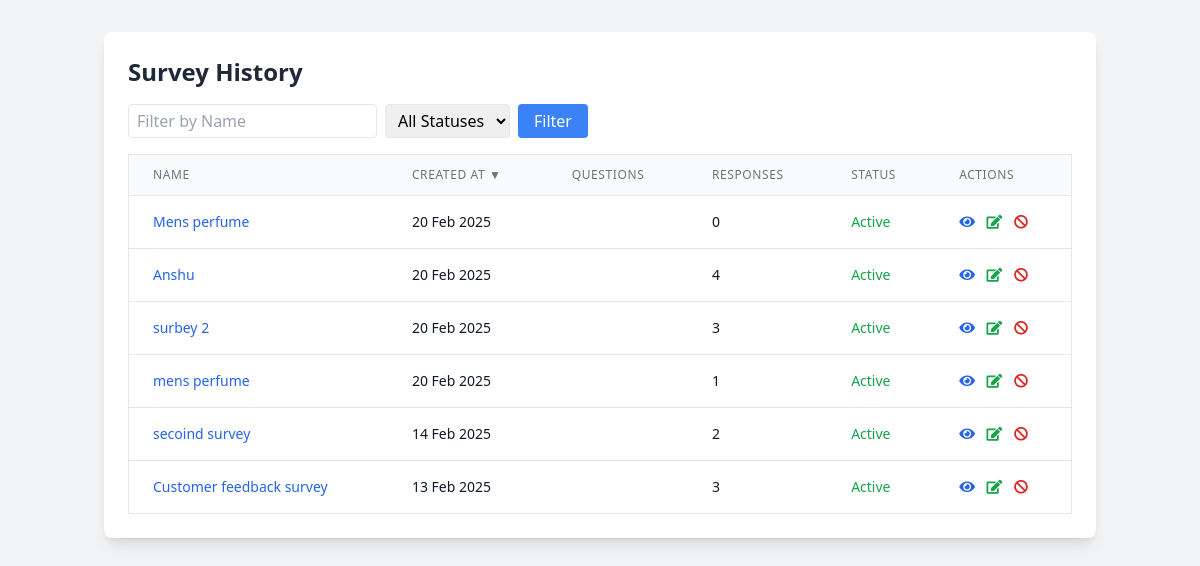
The page /survey/survey/history/ (signed in) on the database its author committed.
### surveys/models.py (models this page shows, shortened)
class Survey(models.Model):
    title = models.CharField(max_length=200)
    description = models.TextField(blank=True, null=True)
    user = models.ForeignKey(
        settings.AUTH_USER_MODEL,
        on_delete=models.CASCADE,
        related_name='surveys',
        null=True  # Allow existing surveys to remain
    )
    created_at = models.DateTimeField(auto_now_add=True)
    updated_at = models.DateTimeField(auto_now=True)
    unique_link = models.CharField(max_length=16, unique=True, blank=True)
    external_link = models.CharField(max_length=16, unique=True, blank=True, null=True)
    max_external_responses = models.PositiveIntegerField(null=True, blank=True)
    external_response_count = models.PositiveIntegerField(default=0)
    is_active = models.BooleanField(default=True)  # New field to track survey activation status
    expiry_datetime = models.DateTimeField(null=True, blank=True)
    is_expired = models.BooleanField(default=False)
    points = models.IntegerField(default=0)

### surveys/views.py (the view)
# urls.py: path('survey/history/', SurveyHistoryView.as_view(), name='survey_history'),
class SurveyHistoryView(LoginRequiredMixin, View):
    def get(self, request):
        sort_by = request.GET.get('sort', 'created_at')
        sort_order = request.GET.get('order', 'desc')
        name_filter = request.GET.get('name', '')
        status_filter = request.GET.get('status', '')
        surveys = Survey.objects.filter(user=request.user)
        if name_filter:
            surveys = surveys.filter(title__icontains=name_filter)
        if status_filter:
            surveys = surveys.filter(is_active=(status_filter == 'active'))
        if sort_order == 'asc':
            surveys = surveys.order_by(sort_by)
        else:
            surveys = surveys.order_by(f'-{sort_by}')
        surveys = surveys.annotate(
            num_responses=Count('responses'),
        )
        context = {
            'surveys': surveys,
            'sort_by': sort_by,
            'sort_order': sort_order,
            'name_filter': name_filter,
            'status_filter': status_filter,
        }
        return render(request, 'surveys/survey_history.html', context)

### templates/surveys/survey_history.html (shortened to what this page needs)
<!DOCTYPE html>
<html lang="en">
<head>
    <script src="https://cdn.tailwindcss.com"></script>
    <link rel="stylesheet" href="https://cdnjs.cloudflare.com/ajax/libs/font-awesome/5.15.4/css/all.min.css">
</head>
<body class="bg-gray-100 min-h-screen">
    <div class="container mx-auto px-4 py-8">
        <div class="bg-white rounded-lg shadow-lg p-6">
            <h2 class="text-2xl font-semibold text-gray-800 mb-4">Survey History</h2>
            <form method="get" class="mb-4 flex space-x-2">
                <input type="text" name="name" placeholder="Filter by Name"
                       value="{{ name_filter }}"
                       class="px-2 py-1 border rounded">
                <select name="status" class="px-2 py-1 border rounded">
                    <option value="">All Statuses</option>
                </select>
                <button type="submit" class="px-4 py-1 bg-blue-500 text-white rounded">Filter</button>
            </form>
            <div class="overflow-x-auto">
                <table class="min-w-full bg-white border border-gray-200">
                    <thead>
                        <tr class="bg-gray-50">
                            <th class="px-6 py-3 border-b border-gray-200 text-left text-xs leading-4 font-medium text-gray-500 uppercase tracking-wider">
                                <a href="?sort=title&order={% if sort_by == 'title' and sort_order == 'asc' %}desc{% else %}asc{% endif %}">
                                    Name
                                </a>
                            </th>
                            <th class="px-6 py-3 border-b border-gray-200 text-left text-xs leading-4 font-medium text-gray-500 uppercase tracking-wider">
                                <a href="?sort=created_at&order={% if sort_by == 'created_at' and sort_order == 'asc' %}desc{% else %}asc{% endif %}">
                                    Created At
                                    {% if sort_by == 'created_at' %}
                                        {% if sort_order == 'asc' %}▲{% else %}▼{% endif %}
                                    {% endif %}
                                </a>
                            </th>
                            <th class="px-6 py-3 border-b border-gray-200 text-left text-xs leading-4 font-medium text-gray-500 uppercase tracking-wider">
                                <a href="?sort=num_questions&order={% if sort_by == 'num_questions' and sort_order == 'asc' %}desc{% else %}asc{% endif %}">
                                    Questions
                                </a>
                            </th>
                            <th class="px-6 py-3 border-b border-gray-200 text-left text-xs leading-4 font-medium text-gray-500 uppercase tracking-wider">
                                <a href="?sort=num_responses&order={% if sort_by == 'num_responses' and sort_order == 'asc' %}desc{% else %}asc{% endif %}">
                                    Responses
                                </a>
                            </th>
                            <th class="px-6 py-3 border-b border-gray-200 text-left text-xs leading-4 font-medium text-gray-500 uppercase tracking-wider">
                                <a href="?sort=is_active&order={% if sort_by == 'is_active' and sort_order == 'asc' %}desc{% else %}asc{% endif %}">
                                    Status
                                </a>
                            </th>
                            <th class="px-6 py-3 border-b border-gray-200 text-left text-xs leading-4 font-medium text-gray-500 uppercase tracking-wider">Actions</th>
                        </tr>
                    </thead>
                    <tbody class="bg-white divide-y divide-gray-200">
                        {% for survey in surveys %}
                        <tr class="hover:bg-gray-50">
                            <td class="px-6 py-4 whitespace-nowrap text-sm text-gray-900">
                                <a href="{% url 'surveys:survey_detail' survey.id %}" class="text-blue-600 hover:text-blue-800">
                                    {{ survey.title }}
                                </a>
                            </td>
                            <td class="px-6 py-4 whitespace-nowrap text-sm text-gray-900">
                                {{ survey.created_at|date:"d M Y" }}
                            </td>
                            <td class="px-6 py-4 whitespace-nowrap text-sm text-gray-900">
                            </td>
                            <td class="px-6 py-4 whitespace-nowrap text-sm text-gray-900">
                                {{ survey.num_responses }}
                            </td>
                            <td class="px-6 py-4 whitespace-nowrap text-sm text-gray-900">
                                <span class="{% if survey.is_active %}text-green-600{% else %}text-red-600{% endif %}">
                                    {{ survey.is_active|yesno:"Active,Inactive" }}
                                </span>
                            </td>
                            <td class="px-6 py-4 whitespace-nowrap text-sm text-gray-900 space-x-2">
                                <a href="{% url 'surveys:survey_detail' survey.id %}" class="text-blue-600 hover:text-blue-800" title="View Details">
                                    <i class="fas fa-eye"></i>
                                </a>
                                {% if survey.is_active %}
                                <a href="{% url 'surveys:edit_survey' survey.id %}" class="text-green-600 hover:text-green-800" title="Edit Survey">
                                    <i class="fas fa-edit"></i>
                                </a>
                                <form method="post" action="{% url 'surveys:deactivate_survey' survey.id %}" style="display:inline;">
                                    <button type="submit" class="text-red-600 hover:text-red-800" title="Deactivate Survey">
                                        <i class="fas fa-ban"></i>
                                    </button>
                                </form>
                                {% endif %}
                            </td>
                        </tr>
                        {% empty %}
                        <tr>
                            <td colspan="6" class="text-center py-4 text-gray-500">
                                No surveys found.
                            </td>
                        </tr>
                        {% endfor %}
                    </tbody>
                </table>
            </div>
        </div>
    </div>
</body>
</html>

### rows shown on the page
Survey: title "Mens perfume", created_at "20 Feb 2025", num_responses "0", is_active "Active"
Survey: title "Anshu", created_at "20 Feb 2025", num_responses "4", is_active "Active"
Survey: title "surbey 2", created_at "20 Feb 2025", num_responses "3", is_active "Active"
Survey: title "mens perfume", created_at "20 Feb 2025", num_responses "1", is_active "Active"
Survey: title "secoind survey", created_at "14 Feb 2025", num_responses "2", is_active "Active"
Survey: title "Customer feedback survey", created_at "13 Feb 2025", num_responses "3", is_active "Active"
